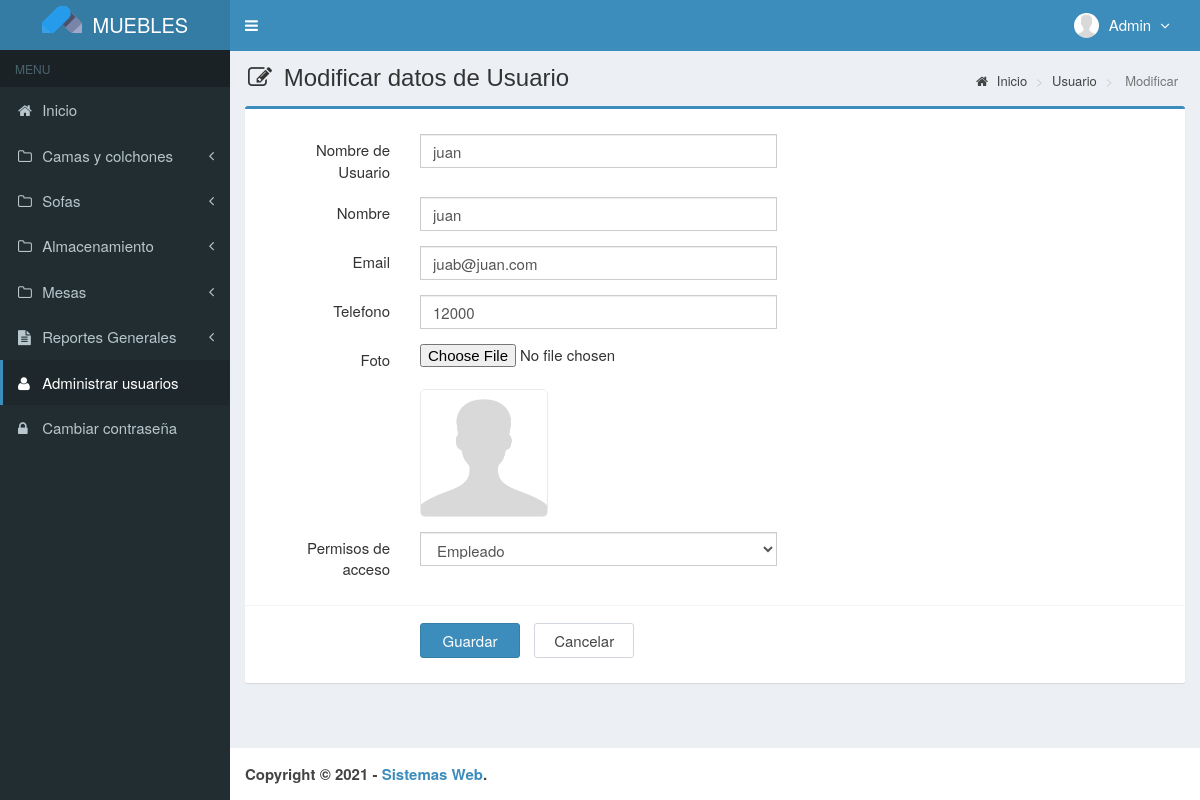
/main.php?module=form_user&form=edit&id=2 (signed in), run on the app's committed database.
### tables this page shows
CREATE TABLE `usuarios` (
  `id_user` int(3) NOT NULL,
  `username` varchar(50) NOT NULL,
  `name_user` varchar(50) NOT NULL,
  `password` varchar(50) NOT NULL,
  `email` varchar(50) DEFAULT NULL,
  `telefono` varchar(13) DEFAULT NULL,
  `foto` varchar(100) DEFAULT NULL,
  `permisos_acceso` enum('Admin','Empleado') NOT NULL,
  `status` enum('activo','bloqueado') NOT NULL DEFAULT 'activo',
  `created_at` timestamp NOT NULL DEFAULT current_timestamp(),
  `updated_at` timestamp NOT NULL DEFAULT current_timestamp() ON UPDATE current_timestamp()
);

### modules/user/form.php (the view, shortened to what this page needs)
<?php
if ($_GET['form']=='add') { ?>
  <section class="content-header">
    <h1>
      <i class="fa fa-edit icon-title"></i> Agregar Usuario
    </h1>
    <ol class="breadcrumb">
      <li><a href="?module=start"><i class="fa fa-home"></i> Inicio </a></li>
      <li><a href="?module=user"> Usuario </a></li>
      <li class="active"> agregar </li>
    </ol>
  </section>
  <section class="content">
    <div class="row">
      <div class="col-md-12">
        <div class="box box-primary">
          <form role="form" class="form-horizontal" method="POST" action="modules/user/proses.php?act=insert" enctype="multipart/form-data">
            <div class="box-body">
              <div class="form-group">
                <label class="col-sm-2 control-label">Nombre de usuario</label>
                <div class="col-sm-5">
                  <input type="text" class="form-control" name="username" autocomplete="off" required>
                </div>
              </div>
              <div class="form-group">
                <label class="col-sm-2 control-label">Contraseña</label>
                <div class="col-sm-5">
                  <input type="password" class="form-control" name="password" autocomplete="off" required>
                </div>
              </div>
              <div class="form-group">
                <label class="col-sm-2 control-label">Nombre</label>
                <div class="col-sm-5">
                  <input type="text" class="form-control" name="name_user" autocomplete="off" required>
                </div>
              </div>
              <div class="form-group">
                <label class="col-sm-2 control-label">Permisos de acceso</label>
                <div class="col-sm-5">
                  <select class="form-control" name="permisos_acceso" required>
                    <option value=""></option>
                    <option value="Admin">Admin</option>
                    <option value="Empleado">Empleado</option>
                  </select>
                </div>
              </div>
            </div>
            <div class="box-footer">
              <div class="form-group">
                <div class="col-sm-offset-2 col-sm-10">
                  <input type="submit" class="btn btn-primary btn-submit" name="Guardar" value="Guardar">
                  <a href="?module=user" class="btn btn-default btn-reset">Cancelar</a>
                </div>
              </div>
            </div>
          </form>
        </div>
      </div>
    </div>
  </section>
<?php
}
elseif ($_GET['form']=='edit') {
  	if (isset($_GET['id'])) {
      $query = mysqli_query($mysqli, "SELECT * FROM usuarios WHERE id_user='$_GET[id]'")
                                      or die('error: '.mysqli_error($mysqli));
      $data  = mysqli_fetch_assoc($query);
  	}
?>
  <section class="content-header">
    <h1>
      <i class="fa fa-edit icon-title"></i> Modificar datos de Usuario
    </h1>
    <ol class="breadcrumb">
      <li><a href="?module=beranda"><i class="fa fa-home"></i> Inicio</a></li>
      <li><a href="?module=user"> Usuario </a></li>
      <li class="active"> Modificar </li>
    </ol>
  </section>
  <section class="content">
    <div class="row">
      <div class="col-md-12">
        <div class="box box-primary">
          <form role="form" class="form-horizontal" method="POST" action="modules/user/proses.php?act=update" enctype="multipart/form-data">
            <div class="box-body">
              <div class="form-group">
                <label class="col-sm-2 control-label">Nombre de Usuario</label>
                <div class="col-sm-5">
                  <input type="text" class="form-control" name="username" autocomplete="off" value="<?php echo $data['username']; ?>" required>
                </div>
              </div>
              <div class="form-group">
                <label class="col-sm-2 control-label">Nombre</label>
                <div class="col-sm-5">
                  <input type="text" class="form-control" name="name_user" autocomplete="off" value="<?php echo $data['name_user']; ?>" required>
                </div>
              </div>
              <div class="form-group">
                <label class="col-sm-2 control-label">Email</label>
                <div class="col-sm-5">
                  <input type="email" class="form-control" name="email" autocomplete="off" value="<?php echo $data['email']; ?>">
                </div>
              </div>
              <div class="form-group">
                <label class="col-sm-2 control-label">Telefono</label>
                <div class="col-sm-5">
                  <input type="text" class="form-control" name="telefono" autocomplete="off" maxlength="13" onKeyPress="return goodchars(event,'0123456789',this)" value="<?php echo $data['telefono']; ?>">
                </div>
              </div>
            <div class="form-group">
                <label class="col-sm-2 control-label">Foto</label>
                <div class="col-sm-5">
                  <input type="file" name="foto">
                  <br/>
                <?php
                if ($data['foto']=="") { ?>
                  <img style="border:1px solid #eaeaea;border-radius:5px;" src="images/user/user-default.png" width="128">
                <?php
                }
                else { ?>
                  <img style="border:1px solid #eaeaea;border-radius:5px;" src="images/user/<?php echo $data['foto']; ?>" width="128">
                <?php
                }
                ?>
                </div>
              </div>
              <div class="form-group">
                <label class="col-sm-2 control-label">Permisos de acceso</label>
                <div class="col-sm-5">
                  <select class="form-control" name="permisos_acceso" required>
                    <option value="<?php echo $data['permisos_acceso']; ?>"><?php echo $data['permisos_acceso']; ?></option>
                  </select>
                </div>
              </div>
            </div>
            <div class="box-footer">
              <div class="form-group">
                <div class="col-sm-offset-2 col-sm-10">
                  <input type="submit" class="btn btn-primary btn-submit" name="Guardar" value="Guardar">
                  <a href="?module=user" class="btn btn-default btn-reset">Cancelar</a>
                </div>
              </div>
            </div>
          </form>
        </div>
      </div>
    </div>
  </section>
<?php
}
?>

### top-menu.php (shortened to what this page needs)
<?php
require_once "config/database.php";
$query = mysqli_query($mysqli, "SELECT id_user, name_user, foto, permisos_acceso FROM usuarios WHERE id_user='$_SESSION[id_user]'")
                                or die('error: '.mysqli_error($mysqli));
$data = mysqli_fetch_assoc($query);
?>
<li class="dropdown user user-menu">
  <a href="#" class="dropdown-toggle" data-toggle="dropdown">
  <?php
  if ($data['foto']=="") { ?>
    <img src="images/user/user-default.png" class="user-image" alt="User Image"/>
  <?php
  }
  else { ?>
    <img src="images/user/<?php echo $data['foto']; ?>" class="user-image" alt="User Image"/>
  <?php
  }
  ?>
    <span class="hidden-xs"><?php echo $data['name_user']; ?> <i style="margin-left:5px" class="fa fa-angle-down"></i></span>
  </a>
</li>

### assets/css/style.css (style rules this page uses)
.form-horizontal .control-label { margin-bottom: 0; padding-top: 5px; text-align: right; }
label { display: inline-block; font-size: 15px; font-weight: 400; margin-bottom: 5px; max-width: 100%; }
.form-control { background-color: #fff; background-image: none; border: 1px solid #ccc; border-radius: 4px; box-shadow: 0 1px 1px rgba(0, 0, 0, 0.075) inset; color: #555; display: block; font-size: 15px; height: 34px; line-height: 1.42857; padding: 6px 12px; transition: border-color 0.15s ease-in-out 0s, box-shadow 0.15s ease-in-out 0s; width: 100%; }
.btn-default { background-color: #fff; border-color: #d2d6de; color: #444; }
.content-header { padding: 15px 18px 0; position: relative; }
.content-header>.breadcrumb { background: transparent none repeat scroll 0 0; border-radius: 2px; float: right; font-size: 13px; margin-bottom: 0; margin-top: 0; padding: 7px 12px; position: absolute; right: 10px; top: 15px; }
.btn-submit { width: 100px; margin-top: 7px; margin-right: 10px; font-size: 15px; }
.btn-reset { width: 100px; margin-top: 7px; font-size: 15px; }
.icon-title { margin-right: 5px; }
body { background-color: #fff; color: #333; font-size: 15px; line-height: 1.42857; }

### data on the page
usuarios: foto (placeholder picture), name_user "Admin"
usuarios: username "juan", name_user "juan", email "juab@juan.com", telefono "12000", permisos_acceso "Empleado"
